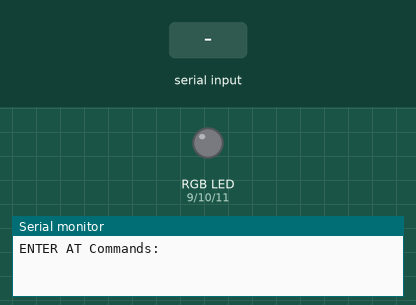
Recording of a sketch running on a simulated Arduino Uno, built with avr-gcc and run on an emulated ATmega328P. Parts: an RGB LED mixed from three pins (HIGH = lit), the last lines printed to the serial monitor. The inputs (shaded band) are chosen by the test bench.

Above: at 1.2 s.
1.3 s: "90,45,200\n" received over the second serial link
At 1.7 s:
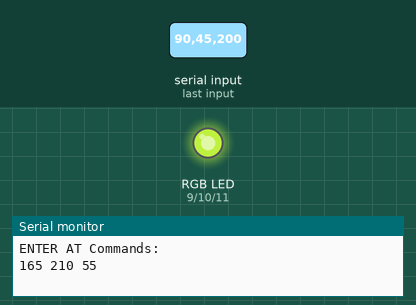
2.8 s: "30,150,10\n" received over the second serial link
At 4.0 s:
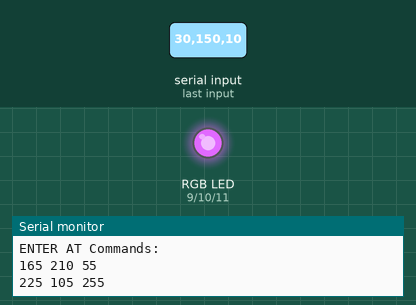
4.3 s: "90,45\n" received over the second serial link
At 5.2 s:
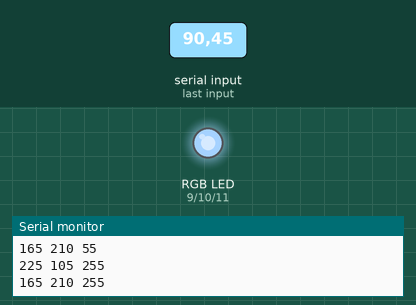
5.8 s: "5\n" received over the second serial link
At 6.4 s:
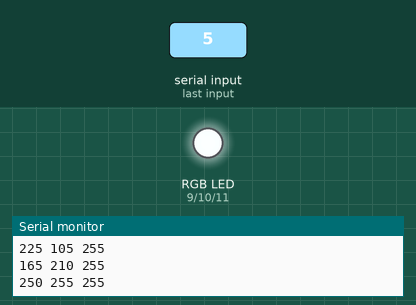
7.3 s: "200\n" received over the second serial link
At 8.5 s:
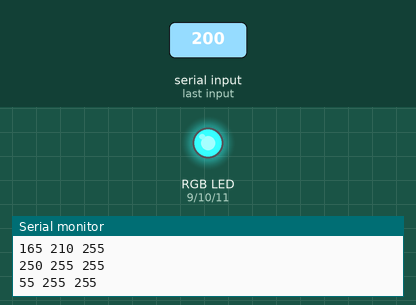
8.8 s: "30,150\n" received over the second serial link
At 9.8 s:
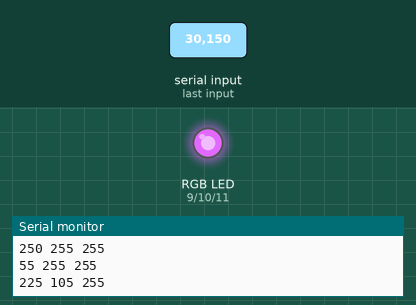
Timing chart, 0 to 11.3 s (numbered marks = the images above; inputs shaded):
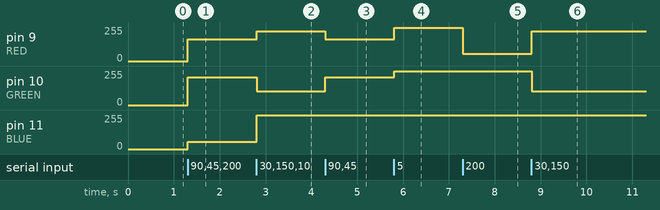

Measured:
- after the input at 1.3 s, pin 9 (RED): 0/255 → 165/255 at once; pin 10 (GREEN): 0/255 → 210/255 at once; pin 11 (BLUE): 0/255 → 55/255 at once
- after the input at 2.8 s, pin 9 (RED): 165/255 → 225/255 at once; pin 10 (GREEN): 210/255 → 105/255 at once; pin 11 (BLUE): 55/255 → 255/255 at once
- after the input at 4.3 s, pin 9 (RED): 225/255 → 165/255 at once; pin 10 (GREEN): 105/255 → 210/255 at once
- after the input at 5.8 s, pin 9 (RED): 165/255 → 250/255 at once; pin 10 (GREEN): 210/255 → 255/255 at once
- after the input at 7.3 s, pin 9 (RED): 250/255 → 55/255 at once
- after the input at 8.8 s, pin 9 (RED): 55/255 → 225/255 at once; pin 10 (GREEN): 255/255 → 105/255 at once

The sketch:

03_djled_arduino.ino
```cpp
#include <SoftwareSerial.h>

#define RED 9
#define GREEN 10
#define BLUE 11

const byte rxPin = 2;
const byte txPin = 3;
SoftwareSerial hc06(rxPin,txPin);

void setup() {

  pinMode(RED, OUTPUT);
  pinMode(GREEN, OUTPUT);
  pinMode(BLUE, OUTPUT);


  //Initialize Serial Monitor
  Serial.begin(9600);
  Serial.println("ENTER AT Commands:");
  //Initialize Bluetooth Serial Port
  hc06.begin(9600);
}

void loop() {
  //Write data from HC06 to Serial Monitor
  if (hc06.available()) {
    unsigned long top = micros();

    // read command
    String result;
    unsigned long startTime = millis();
    while(millis() - startTime < 3){
      if(hc06.available()){
        char c = hc06.read();
        result += c;
        startTime = millis();
      }
    }

    //Serial.println(micros() - top);
    // Decode message
    int r = 255 - result.substring(0,3).toInt();
    int g = 255 - result.substring(3,6).toInt();
    int b = 255 - result.substring(6,9).toInt();

    Serial.print(r) ;
    Serial.print(' ');
    Serial.print(g) ;
    Serial.print(' ');
    Serial.print(b) ;
    Serial.println(' ');


    // Light LEDs
    analogWrite(RED,r);
    analogWrite(GREEN,g);
    analogWrite(BLUE,b);

 }
}
```
